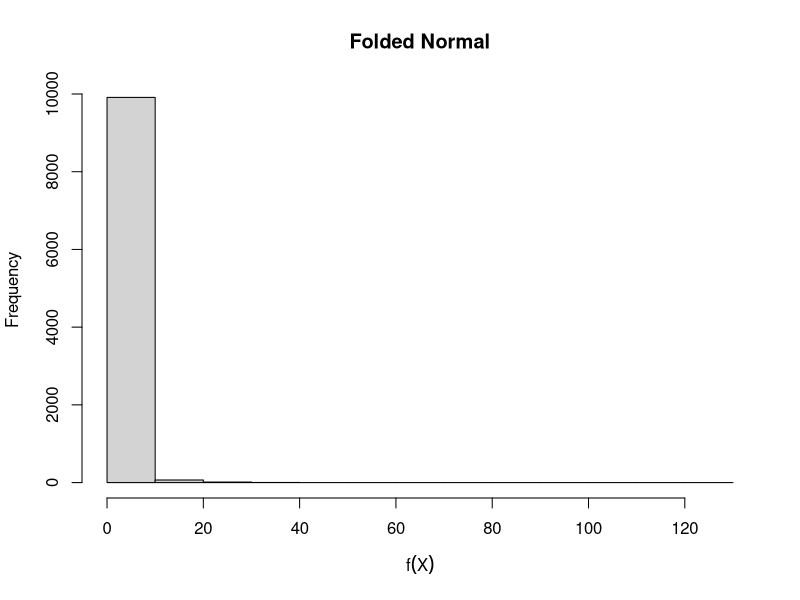
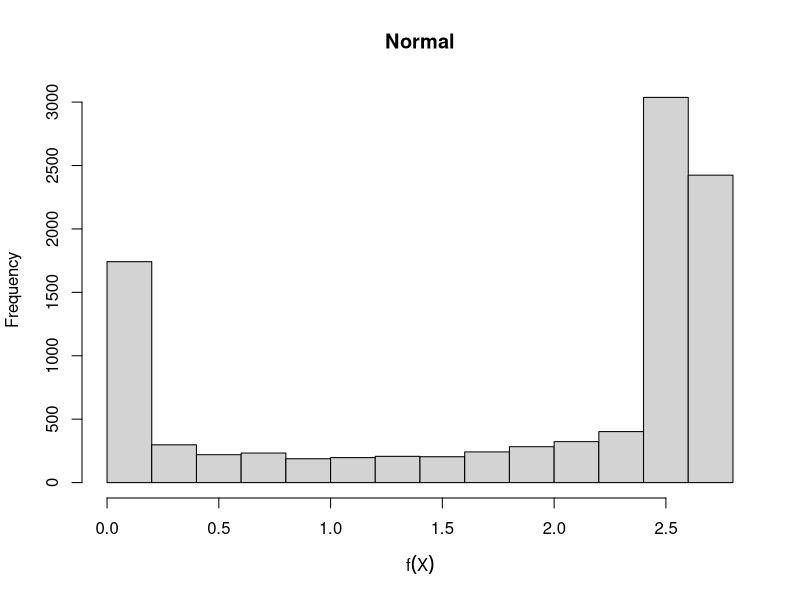
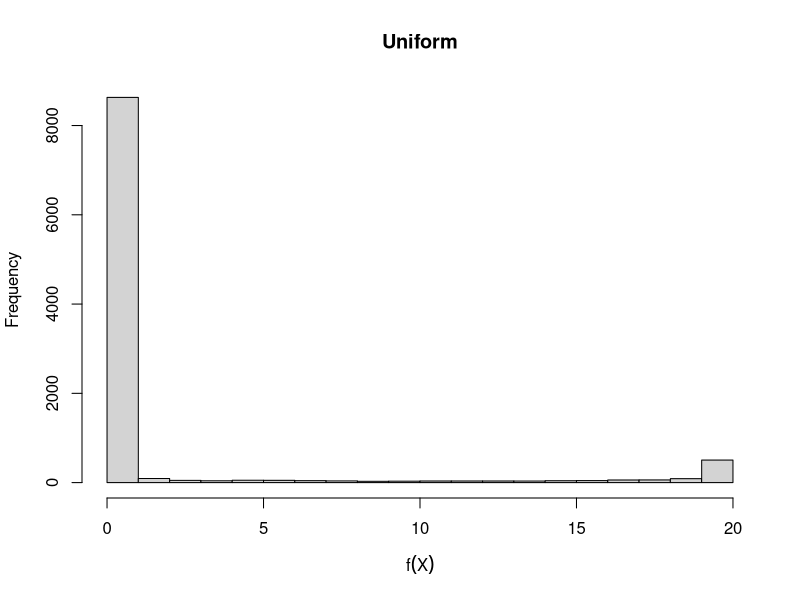

Here is the R script that generated these plots, in order:
# lab-06_lgg.R
set.seed(1)

n <- 1e6   # number of random samples

# sample from a proposal distribution, e.g.,  Normal
x <- rnorm(n, mean = 0, sd = 1)

# compute the importance weights: target_f(x) / proposal_g(x)
weights <- exp(-x^4) / dnorm(x, mean = 0, sd = 1)

# Monte Carlo estimate is the average of the weights
integral_infinite <- mean(weights)

# print result
print(integral_infinite)

# compare with exact value
gamma(1/4)/2

## importance sampling

# number samples
N <- 100000

# target function
f <- function(x) {
  return(exp(-x^4))
}

# proposal distribution g
g_density <- function(x) {
  return(dexp(x, rate = 1))
}

# generate samples from the proposal distribution g(x)
x_samples <- rexp(N, rate = 1)

# Calculate the importance weights: f(x) / g(x)
weights <- f(x_samples) / g_density(x_samples)

# estimate the integral (the sample mean of the weights)
estimated_integral <- mean(weights)

estimated_integral



library(xtable)
# define target functions for MC estimate
mc1 <- function(x){
  # folded normal target
  return(sqrt(2*pi/abs(x)))
}

mc2 <- function(x){
  # normal target
  exp(-x^4)/dnorm(x)
}

mc3 <- function(x){
  # uniform target
  return(20*exp(-x^4))
}
mcSE <- function(values){
  # this function calculates the standard error
  # of an MC estimate with target function values
  # eg values should be vector of f(x_i)
  return(sqrt(var(values)/length(values)))
}
# folded normal
draws <- rnorm(10000)
values <- sapply(draws,mc1)
# normal
draws2 <- rnorm(10000)
values2 <- sapply(draws2,mc2)
# uniform
draws3 <- runif(10000,min=-10,max=10)
values3 <- sapply(draws3,mc3)
# plot histograms
pdf(file="mc1hist.pdf")
hist(values*2^(-5/4), xlab = expression(f(X)),
     main = "Folded Normal")
dev.off()
pdf(file="mc2hist.pdf")
hist(values2, xlab = expression(f(X)),
     main = "Normal")
dev.off()
pdf(file="mc3hist.pdf")
hist(values3, xlab = expression(f(X)),
     main = "Uniform")
dev.off()
# put results in a data frame and display with xtable
mc.mean <- mean(values)*2^(-5/4)
mc.sd<- 2^(-10/4)*sd(values)/sqrt(length(values))
means <- c(gamma(1/4)/2,mc.mean,mean(values2),mean(values3))
SEs <- c(NA, mcSE(values),mcSE(values2),mcSE(values3))
mc.df <- data.frame(Mean = means, SE = SEs, 
                    row.names = c("True value", "row.names
                                  Normal", "Full Normal",  
                                  "Truncated Uniform"))
xtable(mc.df)
